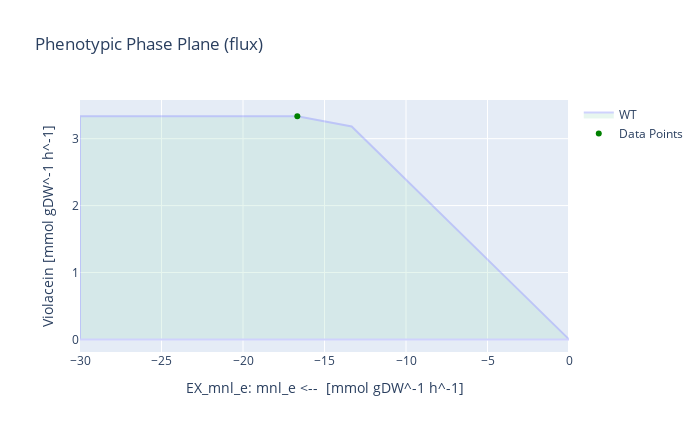

Source (notebook cell):
### Code cell
# With D-mannitol as substrate
medium = model_M9_vio_fad.medium
with model_M9_vio_fad:
    medium['EX_glc__D_e'] = 0
    medium['EX_mnl_e'] = 10
    model_M9_vio_fad.medium = medium
    model_M9_vio_fad.objective = model_M9_vio_fad.reactions.Growth
    growth_rate = model_M9_vio_fad.optimize().objective_value
    model_M9_vio_fad.objective = model_M9_vio_fad.reactions.Violacein
    violacein_production = model_M9_vio_fad.optimize().objective_value
    violacein_mnl_yield = violacein_production / (-1*model_M9_vio_fad.reactions.EX_mnl_e.flux)
    
    print('Growth rate for V. natriegens [h^-1]:', growth_rate)
    print('Max. violacein production [mmol gDW^-1 h^-1]:', violacein_production)
    print('Theoretical maximum yield [mmol_vio / mmol_mnl]:', violacein_mnl_yield)
    
    model_M9_vio_fad.reactions.EX_mnl_e.bounds = -30,0
    result = phenotypic_phase_plane(model_M9_vio_fad, 
                                variables=[model_M9_vio_fad.reactions.EX_mnl_e],
                                objective=model_M9_vio_fad.reactions.Violacein,
                                points=10)
    x = result.data_frame.EX_mnl_e[result.data_frame.objective_upper_bound.idxmax()]
    y = result.data_frame.objective_upper_bound[result.data_frame.objective_upper_bound.idxmax()]
    result.plot(plotter, points=[(x,y)], points_colors=["green"])
    print("The optimal glucose uptake for Violacein flux is:", result.data_frame.EX_mnl_e[result.data_frame.objective_upper_bound.idxmax()])

### Figure 1 — Plotly figure (JSON) as saved in the notebook; plotly's stock layout.template omitted (floating-point values rounded to 4 significant figures)
{"data": [{"fill": "toself", "fillcolor": "#B3E2CD", "hoverinfo": "none", "marker": {"line": {"color": "#B3E2CD"}, "opacity": 0.3}, "mode": "lines", "name": "WT", "opacity": 0.3, "type": "scatter", "x": [-30, -26.67, -23.33, -20, -16.67, -13.33, -10, -6.667, -3.333, 0, 0, -3.333, -6.667, -10, -13.33, -16.67, -20, -23.33, -26.67, -30, -30, -30], "y": [5.025e-16, 2.22e-15, -3.997e-15, 0, -3.997e-15, 8.882e-16, -1.332e-15, 8.882e-16, 1.11e-16, 0, 0, 0.7956, 1.591, 2.387, 3.182, 3.333, 3.333, 3.333, 3.333, 3.333, 5.025e-16, 3.333]}, {"marker": {"color": ["green"]}, "mode": "markers", "name": "Data Points", "type": "scatter", "x": [-16.67], "y": [3.333]}], "layout": {"height": 432, "title": {"text": "Phenotypic Phase Plane (flux)"}, "width": 700, "xaxis": {"autorange": true, "range": [-30, 0], "title": {"text": "EX_mnl_e: mnl_e <--  [mmol gDW^-1 h^-1]"}, "type": "linear"}, "yaxis": {"autorange": true, "range": [-0.1883, 3.578], "title": {"text": "Violacein [mmol gDW^-1 h^-1]"}, "type": "linear"}}}
